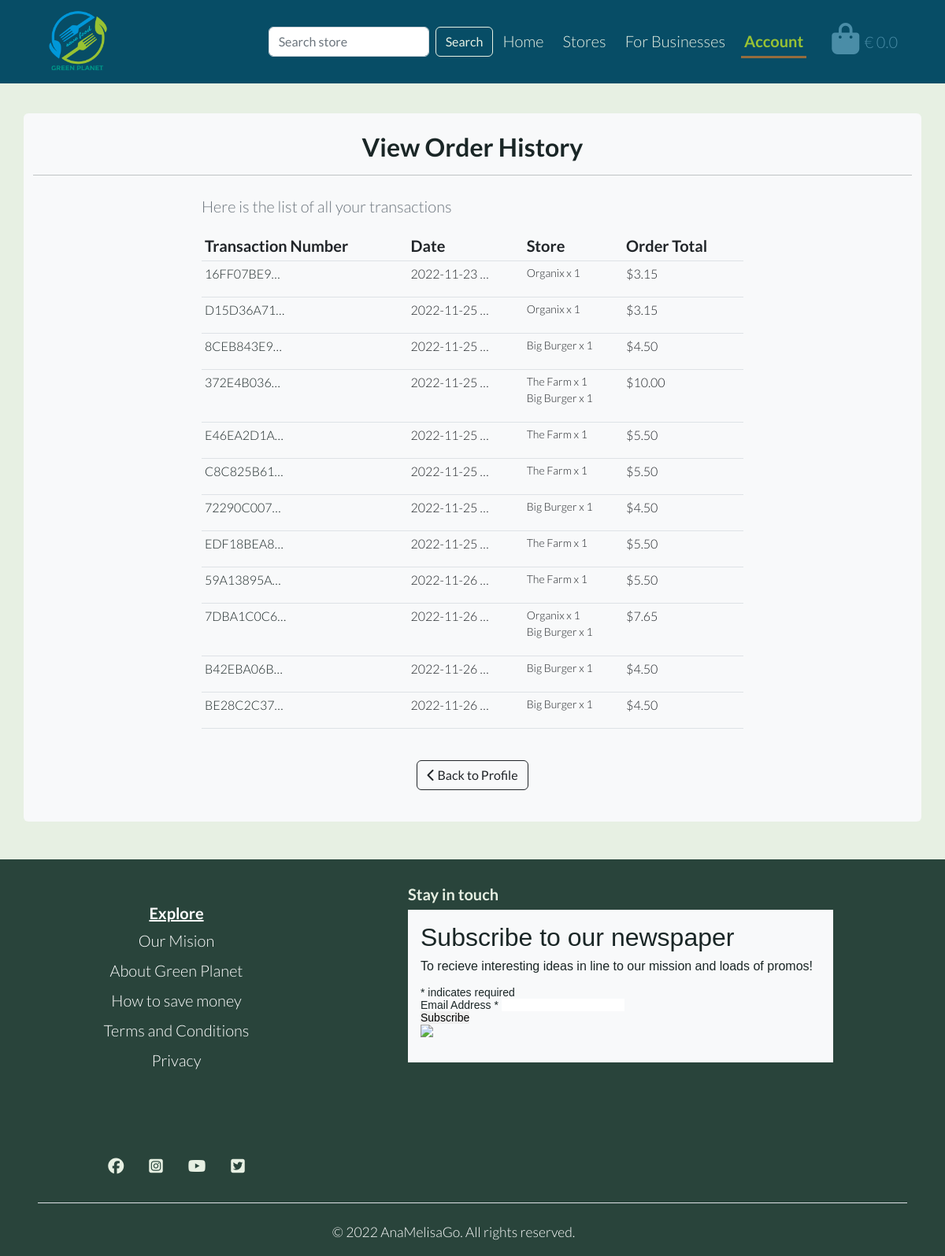
The app's page /profile/view_history/ (signed in) with its own data.
### checkout/models.py (models this page shows, shortened)
class Transaction(models.Model):
    transaction_number = models.CharField(
        max_length=32, null=False, editable=False
    )
    full_name = models.CharField(max_length=50, null=False, blank=False)
    user_profile = models.ForeignKey(
        UserProfile, on_delete=models.SET_NULL,
        null=True, blank=True, related_name='account'
    )
    phone_number = models.CharField(max_length=20, null=False, blank=False)
    email = models.EmailField(max_length=254, null=False, blank=False)
    date = models.DateTimeField(auto_now_add=True)
    grand_total = models.DecimalField(max_digits=10, decimal_places=2,
                                      null=False, default=0)
    original_bag = models.TextField(null=False, blank=False, default='')
    stripe_pid = models.CharField(
        max_length=254, null=False, blank=False, default=''
    )

class OrderItem(models.Model):
    order = models.ForeignKey(Transaction, null=False, blank=False,
                              on_delete=models.CASCADE,
                              related_name='orderitem')
    store = models.ForeignKey(Store, null=False, blank=False,
                              on_delete=models.CASCADE)
    quantity = models.IntegerField(null=False, blank=False, default=0)
    order_total = models.DecimalField(max_digits=6, decimal_places=2,
                                      null=False, blank=False,
                                      editable=False)

### store/models.py (models this page shows, shortened)
class Store(models.Model):
    business_type = models.ForeignKey(
        'BusinessType', null=True, blank=True, on_delete=models.SET_NULL
    )
    store_name = models.CharField(max_length=255)
    details = models.TextField()
    address = models.CharField(max_length=255)
    original_price = models.DecimalField(max_digits=4, decimal_places=2)
    price = models.DecimalField(max_digits=4, decimal_places=2)
    rating = models.DecimalField(
        max_digits=4, decimal_places=2, null=True, blank=True
    )
    favourites = models.ManyToManyField(
        User, related_name='favourite', default=None, blank=True
    )
    image = models.ImageField(null=True, blank=True)

### userprofiles/views.py (the view)
# urls.py: path('view_history/', views.view_history, name='view_history'),
@login_required
def view_history(request):
    profile = get_object_or_404(UserProfile, user=request.user)
    transactions = profile.account.all()
    template = 'profiles/view_history.html'
    context = {
        'account': 'active',
        'profile': profile,
        'transactions': transactions,
    }
    return render(request, template, context)

### bag/contexts.py (called while the page is built, shortened)
def bag_contents(request):
    bag_items = []
    grand_total = 0
    bag = request.session.get('bag', {})
    context = {
        'bag_items': bag_items,
        'grand_total': grand_total,
    }
    return context

### userprofiles/templates/profiles/view_history.html (shortened to what this page needs)
{% extends "base.html" %}
{% load static %}
{% block extra_css %}
    <link rel="stylesheet" href="{% static 'profiles/css/profile.css' %}">
{% endblock %}
{% block content %}
<div class="container py-3 mt-md-5 mt-4 mb-5 min-h-page bg-light rounded py-2">
    <div class="row">
        <div class="col text-center py-2">
            <h2 class="fw-bold">View Order History</h2>
            <hr class="my-3">
        </div>
    </div>
    <div class="row mx-lg-4 mx-md-3 d-flex justify-content-center">
        <div class="col-lg-8 col-12">
            <p class="text-muted">Here is the list of all your transactions</p>
            <div class="order-history table-responsive">
                <table class="table table-sm">
                    <thead>
                        <tr>
                            <th>Transaction Number</th>
                            <th>Date</th>
                            <th>Store</th>
                            <th>Order Total</th>
                        </tr>
                    </thead>
                    <tbody class="fs-6">
                        {% for transaction in transactions %}
                            <tr>
                                <td>
                                    <a href="{% url 'transaction_history' transaction.transaction_number %}"
                                    title="{{ transaction.transaction_number }}">
                                        {{ transaction.transaction_number|truncatechars:10 }}
                                    </a>
                                </td>
                                <td>{{ transaction.date|truncatechars:12 }}</td>
                                <td>
                                    <ul class="list-unstyled">
                                        {% for item in transaction.orderitem.all %}
                                            <li class="small">
                                                {{ item.store.store_name }} x {{ item.quantity }}
                                            </li>
                                        {% endfor %}
                                    </ul>
                                </td>
                                <td>${{ transaction.grand_total }}</td>
                            </tr>
                        {% endfor %}
                    </tbody>
                </table>
            </div>
        </div>
    </div>
    <div class="my-4 d-flex justify-content-center">
        <a href="{% url 'user_profile' %}" class="btn btn-outline-dark">
            <span><i class="fas fa-chevron-left"></i></span>
            <span>Back to Profile</span>
        </a>
    </div>
</div>
{% endblock %}

### static/css/base.css (style rules this page uses)
:root { --planet-trans-cloud: rgba(194, 219, 232, 0.75); --planet-trans-black: rgba(26, 38, 38, 0.3); --planet-black-night: #1a2626; --planet-dark-tree: #29443b; --planet-dark-ocean: #074d66; --planet-sky-blue: #4a8da7; --planet-white-leaf: #e7f0e3; --planet-brown-leaf: #946C3E; --planet-yellow-leaf: #99C233; }
* { padding: 0; margin: 0; border: none; }
html { height: 100%; }
body { min-height: 100vh; display: flex; flex-direction: column; background-color: var(--planet-white-leaf); font-weight: 300; color: var(--planet-black-night); font-size: 20px; font-family: 'Lato', sans-serif; }
a { color: var(--planet-black-night); text-decoration: none; }
.min-h-page { min-height: 50vh; }

### records on screen
OrderItem: store.store_name "Organix", quantity "1"
OrderItem: store.store_name "Organix", quantity "1"
OrderItem: store.store_name "Big Burger", quantity "1"
OrderItem: store.store_name "The Farm", quantity "1"
OrderItem: store.store_name "Big Burger", quantity "1"
OrderItem: store.store_name "The Farm", quantity "1"
OrderItem: store.store_name "The Farm", quantity "1"
OrderItem: store.store_name "Big Burger", quantity "1"
OrderItem: store.store_name "The Farm", quantity "1"
OrderItem: store.store_name "The Farm", quantity "1"
OrderItem: store.store_name "Organix", quantity "1"
OrderItem: store.store_name "Big Burger", quantity "1"
OrderItem: store.store_name "Big Burger", quantity "1"
OrderItem: store.store_name "Big Burger", quantity "1"
